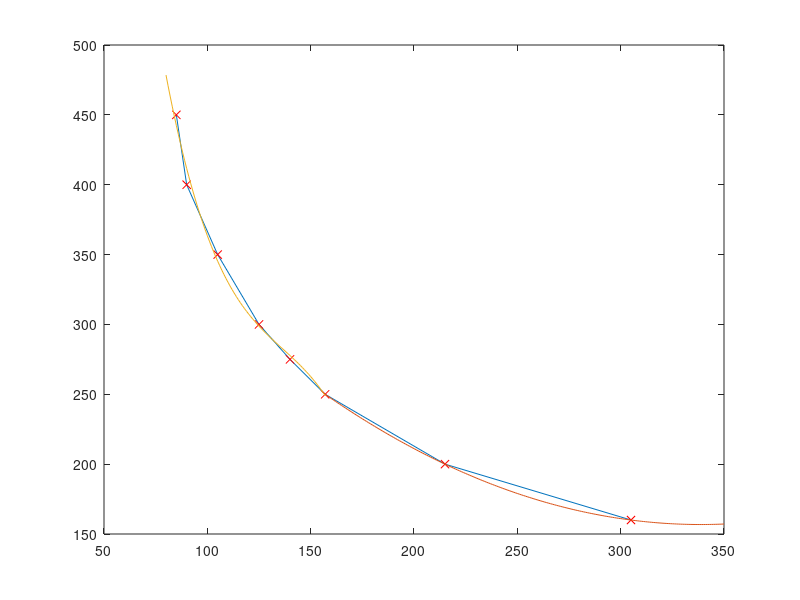

Write the MATLAB code that produced this figure.
distance = [160 200 250 275 300 350 400 450];
boxX = [305 215 157 140 125 105 90 85];
plot(boxX, distance)
hold on;
plot(boxX, distance, 'rx')
hold on;
# coeff = polyfit(boxX,distance,2);
# x = 80:350;
# y = coeff(1)*(x.^2) + coeff(2)*x + coeff(3);
# coeff = polyfit(boxX,distance,3);
# x = 80:350;
# y = coeff(1)*(x.^3) + coeff(2)*(x.^2) + coeff(3)*x + coeff(4);
# coeff = polyfit(boxX,distance,4)
# x = 80:350;
# y = coeff(1)*(x.^4) + coeff(2)*(x.^3) + coeff(3)*(x.^2) + coeff(4)*x + coeff(5)
# coeff = polyfit(boxX,distance,7)
# x = 80:350;
# y = coeff(1)*(x.^7) + coeff(2)*(x.^6) + coeff(3)*(x.^5) + coeff(4)*(x.^4) + coeff(5)*(x.^3) + coeff(6)*(x.^2) + coeff(7)*x + coeff(8)
coeff1 = polyfit(boxX(1:3),distance(1:3),3);
x1 = 157:350;
y1 = coeff1(1)*(x1.^3) + coeff1(2)*(x1.^2) + coeff1(3)*x1 + coeff1(4);
# y1 = coeff1(1)*(x1.^4) + coeff1(2)*(x1.^3) + coeff1(3)*(x1.^2) + coeff1(4)*x1 + coeff1(5);
coeff2 = polyfit(boxX(3:8),distance(3:8),3);
x2 = 80:157;
y2 = coeff2(1)*(x2.^3) + coeff2(2)*(x2.^2) + coeff2(3)*x2 + coeff2(4);
# y2 = coeff2(1)*(x2.^4) + coeff2(2)*(x2.^3) + coeff2(3)*(x2.^2) + coeff2(4)*x2 + coeff2(5);
plot(x1,y1)
hold on
plot(x2,y2)
